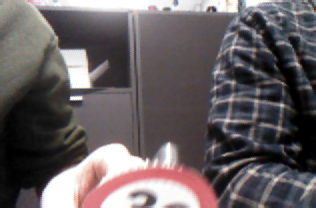
#> input picture out.ppm, 316 x 208 px, found by its file name
$ python SerialReader.py
#> lines starting #> are read from the running program, lines starting #| are printed output that depends on the picture
### PixyCommunication/PixySnapper.py
#  Copyright (c) 2019.
#  AAU, Student project group sw504e19, 2019.
#  Use this as reference to coding conventions in Python: https://github.com/kengz/python

from PIL import Image
import subprocess


class PixySnapper:
    def snap_image(self):
        subprocess.call(['./get_raw_frame'])
#> (this line was passed over: subprocess is not available in this run)

    def crop_image(self, path, x1, y1, x2, y2):
#> called with path = 'out.ppm', x1 = 1, y1 = 1, x2 = 101, y2 = 101
        Image.open(path).crop((x1, y1, x2, y2)).save("cropped.ppm")
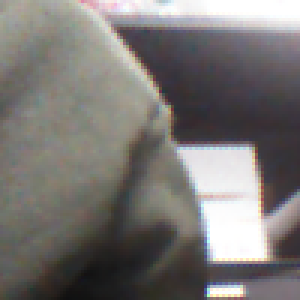
#> saved as cropped.ppm: PIL image 100x100 RGB (shown 3 times larger); mean R, G, B 121.4, 118.1, 115.8

    def get_cropped_image(self, x, y, width, height):
        self.snap_image()
        self.crop_image("out.ppm", x, y, x + width, y + height)


# THIS IS A TEST OF THE CLASS
snapper = PixySnapper()
snapper.get_cropped_image(1, 1, 100, 100)

### ArduinoSignalReader/SerialReader.py
import sys
import os
from subprocess import Popen
import serial
import re
from PixyCommunication.PixySnapper import PixySnapper

def get_string_from_pattern(pattern, data_string):
    info = re.search(pattern, data_string)
    if info:
        return info.group(1)
    else:
        return ""


def get_serial_data(serial_number):
    snapper = PixySnapper()

    ser = serial.Serial('COM4', serial_number)

    # We have an error msg on the first line which we ignore.
    ser.readline()

    while True:
        data = ser.readline()
        data_string = str(data)

        # We just give a regular expression equal to what we are looking for in the data string.
        x = get_string_from_pattern('x:(.+?),', data_string)
        y = get_string_from_pattern('y:(.+?),', data_string)
        w = get_string_from_pattern('w:(.+?),', data_string)
        h = get_string_from_pattern('h:(.+?),', data_string)

        print("x:", x, "y:", y, "w:", w, "h:", h)
        snapper.get_cropped_image(x, y, w, h)


#> (the run stopped early here; a loop or call above may not have finished)
